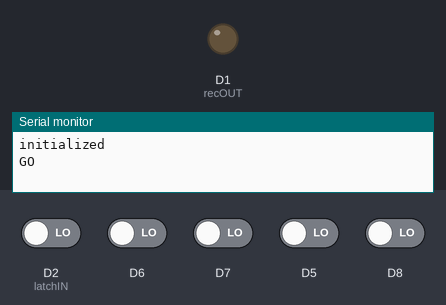
This sketch was run on a simulated ESP8266 (NodeMCU). On the bench: output pins drawn as LEDs (lit = HIGH), the last lines printed to the serial monitor. Dashed ring = blinking. The inputs (shaded band) are chosen by the test bench; at power-on: D2 (latchIN), D5–8 LOW.

Above: at 6.2 s.
6.3 s: D2 (latchIN) driven HIGH
At 6.45 s:
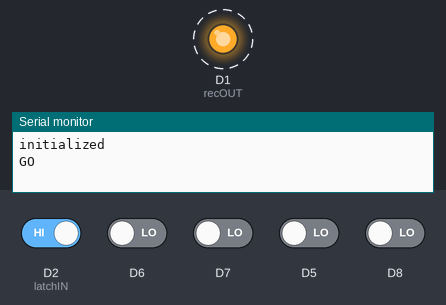
8.1 s: D2 (latchIN) driven LOW
At 8.8 s:
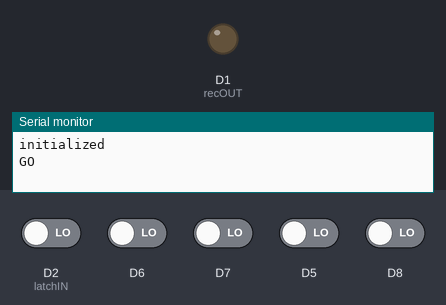
9.6 s: D2 (latchIN) driven HIGH and D6 driven HIGH and D7 driven HIGH and D5 driven HIGH and D8 driven HIGH
At 10.3 s:
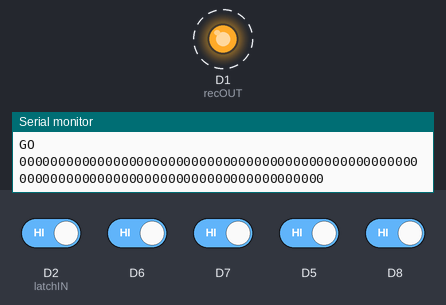
Timing chart, 0 to 63.6 s (numbered marks = the images above; inputs shaded):
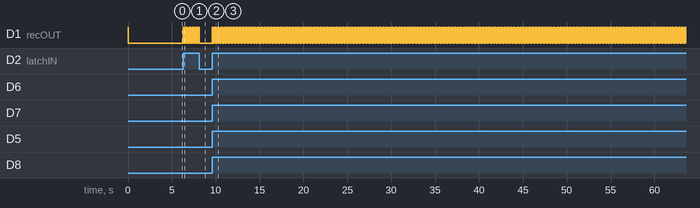

The sketch:

receive_test.ino
```cpp
// Data pins D5 D6 D7 D8
#define latchIN D2
#define recOUT D1
String msg = "";
void setup() {
  Serial.begin(9600);
  pinMode(D5, INPUT);
  pinMode(D6, INPUT);
  pinMode(D7, INPUT);
  pinMode(D8, INPUT);
  pinMode(latchIN, INPUT);
  pinMode(recOUT, OUTPUT);
  resetData();
  Serial.println("initialized");
  delay(5000);
  Serial.println("GO");
}

void loop() {
  if(checkLatch())
  {
    String s = getData();
    if (s[0] != '|') {
      msg.concat(s);
      //Serial.println(msg);
    }
    else {
      // Push message to console over Wi-Fi
      Serial.println(msg);
      //Serial.println("complete");
      msg = "";
    }
    resetData();
    delay(10);
  }
}

bool checkLatch() {
  return ((digitalRead(latchIN) == HIGH) ? true : false);
}

String getData() {
  int num = 0;
  num += ((digitalRead(D5) == HIGH) ? 1 : 0) +
    ((digitalRead(D6) == HIGH) ? 2 : 0) +
    ((digitalRead(D7) == HIGH) ? 4 : 0) +
    ((digitalRead(D8) == HIGH) ? 8 : 0);
  if (num == 12) return String(":");
  if (num == 13) return String(".");
  if (num == 14) return String(",");
  if (num == 15) return String("|");
  return String(num);
}

void resetData() {
  digitalWrite(recOUT, HIGH);
  delay(10);
  digitalWrite(recOUT, LOW);
}
```

Measured:
- after the input at 6.3 s, D1 (recOUT): alternates HIGH for 0.01 s and LOW for 0.01 s, starting at once
- after the input at 8.1 s, D1 (recOUT): stops changing and stays LOW
- after the input at 9.6 s, D1 (recOUT): alternates HIGH for 0.01 s and LOW for 0.01 s, starting at once
